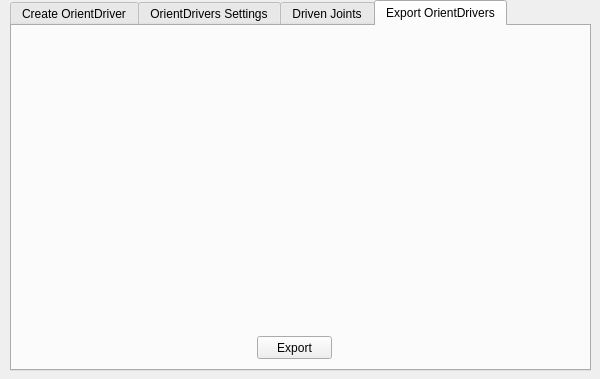
<?xml version="1.0" encoding="UTF-8"?>
<ui version="4.0">
 <class>dlgOrientDriver</class>
 <widget class="QDialog" name="dlgOrientDriver">
  <property name="geometry">
   <rect>
    <x>0</x>
    <y>0</y>
    <width>600</width>
    <height>379</height>
   </rect>
  </property>
  <property name="windowTitle">
   <string>OrientDrivers</string>
  </property>
  <widget class="QTabWidget" name="tabWidget">
   <property name="enabled">
    <bool>true</bool>
   </property>
   <property name="geometry">
    <rect>
     <x>10</x>
     <y>0</y>
     <width>581</width>
     <height>371</height>
    </rect>
   </property>
   <property name="currentIndex">
    <number>3</number>
   </property>
   <widget class="QWidget" name="Create">
    <attribute name="title">
     <string>Create OrientDriver</string>
    </attribute>
    <widget class="QLineEdit" name="edDriverJoint">
     <property name="geometry">
      <rect>
       <x>75</x>
       <y>20</y>
       <width>405</width>
       <height>20</height>
      </rect>
     </property>
    </widget>
    <widget class="QPushButton" name="bDriverJoint">
     <property name="geometry">
      <rect>
       <x>485</x>
       <y>20</y>
       <width>51</width>
       <height>23</height>
      </rect>
     </property>
     <property name="text">
      <string>Get &lt;&lt;</string>
     </property>
    </widget>
    <widget class="QLabel" name="label">
     <property name="geometry">
      <rect>
       <x>10</x>
       <y>20</y>
       <width>61</width>
       <height>16</height>
      </rect>
     </property>
     <property name="text">
      <string>Driver Joint</string>
     </property>
    </widget>
    <widget class="QLabel" name="label_2">
     <property name="geometry">
      <rect>
       <x>10</x>
       <y>45</y>
       <width>66</width>
       <height>16</height>
      </rect>
     </property>
     <property name="text">
      <string>Parent Joint</string>
     </property>
    </widget>
    <widget class="QPushButton" name="bParentJoint">
     <property name="geometry">
      <rect>
       <x>485</x>
       <y>45</y>
       <width>51</width>
       <height>23</height>
      </rect>
     </property>
     <property name="text">
      <string>Get &lt;&lt;</string>
     </property>
    </widget>
    <widget class="QLineEdit" name="edParentJoint">
     <property name="geometry">
      <rect>
       <x>75</x>
       <y>45</y>
       <width>405</width>
       <height>20</height>
      </rect>
     </property>
    </widget>
    <widget class="QPushButton" name="bCreateOrientDriver">
     <property name="geometry">
      <rect>
       <x>365</x>
       <y>95</y>
       <width>115</width>
       <height>23</height>
      </rect>
     </property>
     <property name="text">
      <string>Create</string>
     </property>
    </widget>
    <widget class="QLineEdit" name="edName">
     <property name="geometry">
      <rect>
       <x>75</x>
       <y>70</y>
       <width>405</width>
       <height>20</height>
      </rect>
     </property>
    </widget>
    <widget class="QLabel" name="label_3">
     <property name="geometry">
      <rect>
       <x>40</x>
       <y>70</y>
       <width>36</width>
       <height>16</height>
      </rect>
     </property>
     <property name="text">
      <string>Name</string>
     </property>
    </widget>
   </widget>
   <widget class="QWidget" name="tab_2">
    <attribute name="title">
     <string>OrientDrivers Settings</string>
    </attribute>
    <widget class="QListWidget" name="lOrientDriverList">
     <property name="geometry">
      <rect>
       <x>5</x>
       <y>10</y>
       <width>341</width>
       <height>271</height>
      </rect>
     </property>
     <property name="currentRow">
      <number>-1</number>
     </property>
    </widget>
    <widget class="QPushButton" name="bDelete">
     <property name="geometry">
      <rect>
       <x>5</x>
       <y>290</y>
       <width>341</width>
       <height>23</height>
      </rect>
     </property>
     <property name="text">
      <string>Delete</string>
     </property>
    </widget>
    <widget class="QPushButton" name="bSceneRefresh">
     <property name="geometry">
      <rect>
       <x>5</x>
       <y>315</y>
       <width>341</width>
       <height>23</height>
      </rect>
     </property>
     <property name="text">
      <string>Refresh OrientDrivers List</string>
     </property>
    </widget>
    <widget class="QGroupBox" name="groupBox">
     <property name="geometry">
      <rect>
       <x>360</x>
       <y>5</y>
       <width>206</width>
       <height>170</height>
      </rect>
     </property>
     <property name="title">
      <string>Properties</string>
     </property>
     <widget class="QDoubleSpinBox" name="spMinAngle">
      <property name="geometry">
       <rect>
        <x>130</x>
        <y>55</y>
        <width>56</width>
        <height>22</height>
       </rect>
      </property>
      <property name="maximum">
       <double>180.000000000000000</double>
      </property>
     </widget>
     <widget class="QLabel" name="label_4">
      <property name="geometry">
       <rect>
        <x>35</x>
        <y>55</y>
        <width>56</width>
        <height>16</height>
       </rect>
      </property>
      <property name="text">
       <string>Min Angle</string>
      </property>
     </widget>
     <widget class="QDoubleSpinBox" name="spMaxWeightClamp">
      <property name="geometry">
       <rect>
        <x>130</x>
        <y>130</y>
        <width>56</width>
        <height>22</height>
       </rect>
      </property>
      <property name="maximum">
       <double>1.000000000000000</double>
      </property>
      <property name="singleStep">
       <double>0.100000000000000</double>
      </property>
     </widget>
     <widget class="QLabel" name="label_5">
      <property name="geometry">
       <rect>
        <x>35</x>
        <y>80</y>
        <width>56</width>
        <height>16</height>
       </rect>
      </property>
      <property name="text">
       <string>Max Angle</string>
      </property>
     </widget>
     <widget class="QDoubleSpinBox" name="spMinWeightClamp">
      <property name="geometry">
       <rect>
        <x>130</x>
        <y>105</y>
        <width>56</width>
        <height>22</height>
       </rect>
      </property>
      <property name="maximum">
       <double>1.000000000000000</double>
      </property>
      <property name="singleStep">
       <double>0.100000000000000</double>
      </property>
     </widget>
     <widget class="QLabel" name="label_6">
      <property name="geometry">
       <rect>
        <x>35</x>
        <y>105</y>
        <width>90</width>
        <height>16</height>
       </rect>
      </property>
      <property name="text">
       <string>Min Weight Clamp</string>
      </property>
     </widget>
     <widget class="QDoubleSpinBox" name="spMaxAngle">
      <property name="geometry">
       <rect>
        <x>130</x>
        <y>80</y>
        <width>56</width>
        <height>22</height>
       </rect>
      </property>
      <property name="maximum">
       <double>180.000000000000000</double>
      </property>
     </widget>
     <widget class="QLabel" name="label_7">
      <property name="geometry">
       <rect>
        <x>35</x>
        <y>130</y>
        <width>90</width>
        <height>16</height>
       </rect>
      </property>
      <property name="text">
       <string>Max Weight Clamp</string>
      </property>
     </widget>
     <widget class="QLabel" name="label_9">
      <property name="geometry">
       <rect>
        <x>35</x>
        <y>30</y>
        <width>56</width>
        <height>16</height>
       </rect>
      </property>
      <property name="text">
       <string>Local Aim</string>
      </property>
     </widget>
     <widget class="QComboBox" name="cbLocalAim">
      <property name="geometry">
       <rect>
        <x>130</x>
        <y>30</y>
        <width>55</width>
        <height>22</height>
       </rect>
      </property>
      <item>
       <property name="text">
        <string>X</string>
       </property>
      </item>
      <item>
       <property name="text">
        <string>Y</string>
       </property>
      </item>
      <item>
       <property name="text">
        <string>Z</string>
       </property>
      </item>
     </widget>
    </widget>
    <widget class="QGroupBox" name="groupBox_2">
     <property name="geometry">
      <rect>
       <x>360</x>
       <y>180</y>
       <width>206</width>
       <height>65</height>
      </rect>
     </property>
     <property name="title">
      <string>Visual properties</string>
     </property>
     <widget class="QLabel" name="label_8">
      <property name="geometry">
       <rect>
        <x>35</x>
        <y>25</y>
        <width>56</width>
        <height>16</height>
       </rect>
      </property>
      <property name="text">
       <string>Scale</string>
      </property>
     </widget>
     <widget class="QDoubleSpinBox" name="spScale">
      <property name="geometry">
       <rect>
        <x>130</x>
        <y>25</y>
        <width>56</width>
        <height>22</height>
       </rect>
      </property>
     </widget>
    </widget>
   </widget>
   <widget class="QWidget" name="tab">
    <property name="enabled">
     <bool>true</bool>
    </property>
    <attribute name="title">
     <string>Driven Joints</string>
    </attribute>
    <widget class="QListWidget" name="lTab3OrientDriverList">
     <property name="geometry">
      <rect>
       <x>5</x>
       <y>25</y>
       <width>266</width>
       <height>281</height>
      </rect>
     </property>
     <property name="currentRow">
      <number>-1</number>
     </property>
    </widget>
    <widget class="QLabel" name="label_10">
     <property name="geometry">
      <rect>
       <x>5</x>
       <y>5</y>
       <width>96</width>
       <height>16</height>
      </rect>
     </property>
     <property name="text">
      <string>OrientDrivers</string>
     </property>
    </widget>
    <widget class="QPushButton" name="bTab3StartTransform">
     <property name="geometry">
      <rect>
       <x>280</x>
       <y>205</y>
       <width>151</width>
       <height>23</height>
      </rect>
     </property>
     <property name="text">
      <string>Create start transform</string>
     </property>
    </widget>
    <widget class="QPushButton" name="bTab3GetEndLocator">
     <property name="geometry">
      <rect>
       <x>515</x>
       <y>285</y>
       <width>51</width>
       <height>23</height>
      </rect>
     </property>
     <property name="text">
      <string>Get &lt;&lt;</string>
     </property>
    </widget>
    <widget class="QPushButton" name="bTab3CreateLink">
     <property name="geometry">
      <rect>
       <x>280</x>
       <y>315</y>
       <width>285</width>
       <height>23</height>
      </rect>
     </property>
     <property name="text">
      <string>Add</string>
     </property>
    </widget>
    <widget class="QPushButton" name="bTab3DrivenJoint">
     <property name="geometry">
      <rect>
       <x>515</x>
       <y>115</y>
       <width>51</width>
       <height>23</height>
      </rect>
     </property>
     <property name="text">
      <string>Get &lt;&lt;</string>
     </property>
    </widget>
    <widget class="QLineEdit" name="edTab3CtrlGrp">
     <property name="geometry">
      <rect>
       <x>280</x>
       <y>175</y>
       <width>231</width>
       <height>20</height>
      </rect>
     </property>
    </widget>
    <widget class="QLineEdit" name="edTab3DrivenJoint">
     <property name="geometry">
      <rect>
       <x>280</x>
       <y>115</y>
       <width>231</width>
       <height>20</height>
      </rect>
     </property>
    </widget>
    <widget class="QPushButton" name="bTab3GetStartLocator">
     <property name="geometry">
      <rect>
       <x>515</x>
       <y>230</y>
       <width>51</width>
       <height>23</height>
      </rect>
     </property>
     <property name="text">
      <string>Get &lt;&lt;</string>
     </property>
    </widget>
    <widget class="QLineEdit" name="edTab3StartLoc">
     <property name="geometry">
      <rect>
       <x>280</x>
       <y>230</y>
       <width>230</width>
       <height>20</height>
      </rect>
     </property>
    </widget>
    <widget class="QPushButton" name="bTab3EndTransform">
     <property name="geometry">
      <rect>
       <x>280</x>
       <y>260</y>
       <width>150</width>
       <height>23</height>
      </rect>
     </property>
     <property name="text">
      <string>Create end transform</string>
     </property>
    </widget>
    <widget class="QLineEdit" name="edTab3EndLoc">
     <property name="geometry">
      <rect>
       <x>280</x>
       <y>285</y>
       <width>230</width>
       <height>20</height>
      </rect>
     </property>
    </widget>
    <widget class="QPushButton" name="bTab3CreateCtrl">
     <property name="geometry">
      <rect>
       <x>280</x>
       <y>150</y>
       <width>151</width>
       <height>23</height>
      </rect>
     </property>
     <property name="text">
      <string>Create controller</string>
     </property>
    </widget>
    <widget class="QPushButton" name="bTab3GetCtrl">
     <property name="geometry">
      <rect>
       <x>515</x>
       <y>175</y>
       <width>51</width>
       <height>23</height>
      </rect>
     </property>
     <property name="text">
      <string>Get &lt;&lt;</string>
     </property>
    </widget>
    <widget class="QLabel" name="label_12">
     <property name="geometry">
      <rect>
       <x>280</x>
       <y>95</y>
       <width>61</width>
       <height>16</height>
      </rect>
     </property>
     <property name="text">
      <string>Driven Joint</string>
     </property>
    </widget>
    <widget class="QComboBox" name="cbInterpolators">
     <property name="geometry">
      <rect>
       <x>280</x>
       <y>25</y>
       <width>286</width>
       <height>22</height>
      </rect>
     </property>
    </widget>
    <widget class="QLabel" name="label_11">
     <property name="geometry">
      <rect>
       <x>280</x>
       <y>5</y>
       <width>111</width>
       <height>16</height>
      </rect>
     </property>
     <property name="text">
      <string>Availabe interpolators</string>
     </property>
    </widget>
    <widget class="QPushButton" name="bTab3CreateInterpolator">
     <property name="geometry">
      <rect>
       <x>280</x>
       <y>50</y>
       <width>95</width>
       <height>23</height>
      </rect>
     </property>
     <property name="text">
      <string>New</string>
     </property>
    </widget>
    <widget class="QPushButton" name="bTab3DeleteInterpolator">
     <property name="geometry">
      <rect>
       <x>375</x>
       <y>50</y>
       <width>95</width>
       <height>23</height>
      </rect>
     </property>
     <property name="text">
      <string>Delete</string>
     </property>
    </widget>
    <widget class="QPushButton" name="bTab3RefreshInterpolator">
     <property name="geometry">
      <rect>
       <x>470</x>
       <y>50</y>
       <width>95</width>
       <height>23</height>
      </rect>
     </property>
     <property name="text">
      <string>Refresh</string>
     </property>
    </widget>
    <widget class="QPushButton" name="bTab3SceneRefresh">
     <property name="geometry">
      <rect>
       <x>5</x>
       <y>315</y>
       <width>266</width>
       <height>23</height>
      </rect>
     </property>
     <property name="text">
      <string>Refresh OrientDrivers List</string>
     </property>
    </widget>
   </widget>
   <widget class="QWidget" name="tab_4">
    <attribute name="title">
     <string>Export OrientDrivers</string>
    </attribute>
    <widget class="QPushButton" name="bExport">
     <property name="geometry">
      <rect>
       <x>245</x>
       <y>310</y>
       <width>75</width>
       <height>23</height>
      </rect>
     </property>
     <property name="text">
      <string>Export</string>
     </property>
    </widget>
   </widget>
  </widget>
 </widget>
 <resources/>
 <connections/>
</ui>
